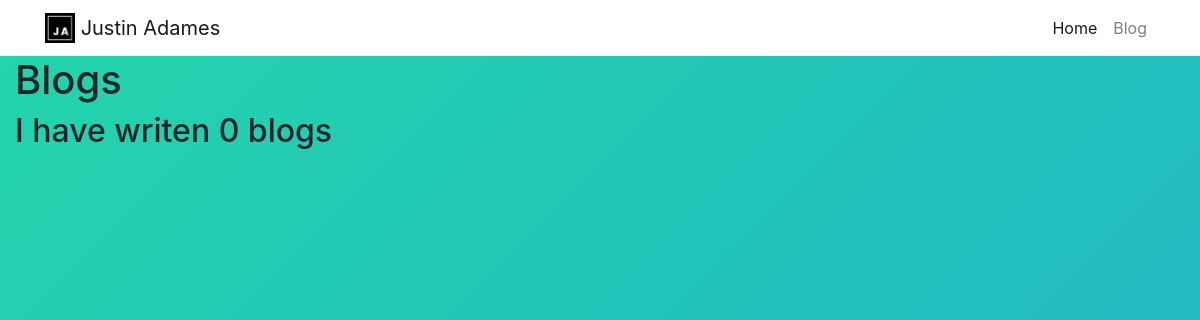
/blog/, run on an earlier commit of the app's database.
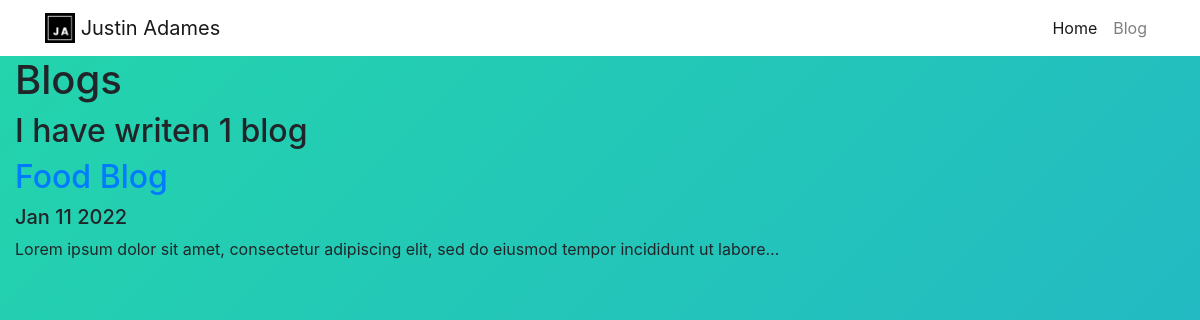
And on a later commit of the database.
### blog/models.py (models this page shows, shortened)
class Blog(models.Model):
    title = models.CharField(max_length=150)
    description = models.TextField()
    date = models.DateField()

### blog/views.py (the view)
# urls.py: path('', views.all_blogs, name='all_blogs'),
def all_blogs(request):
    blogs = Blog.objects.order_by('-date')
    return render(request, 'blog/all_blogs.html', {'blogs': blogs})

### blog/templates/blog/all_blogs.html
{% extends 'portfolio/base.html' %}
{% block content %}
<h1>Blogs</h1>
<h2> I have writen {{ blogs.count }} blog{{ blogs.count|pluralize }} </h2>
{% for blog in blogs %}
    <a href="{% url 'blog:detail' blog.id %}"><h2>{{ blog.title }}</h2></a>
    <h5>{{ blog.date|date:'M d Y' }}</h5>
    <p>{{ blog.description|striptags|truncatechars:100 }}</p>
{% endfor %}
{% endblock %}

### portfolio/templates/portfolio/base.html (shortened to what this page needs)
{% load static %}
<head>
  <link
    rel="stylesheet"
    href="https://stackpath.bootstrapcdn.com/bootstrap/4.4.1/css/bootstrap.min.css"
/>
  <link rel="stylesheet" href="{% static "base.css" %}">
</head>
<body>
  <nav id="topNav" class="navbar navbar-expand-md navbar-light">
    <div class="container">
      <a class="navbar-brand" href="{% url 'home' %}">
        <img
          src="{% static 'logo.png' %}"
          width="30"
          height="30"
          class="d-inline-block align-top"
          alt="Logo"/>
        <span>Justin Adames</span></a>
      <div class="collapse navbar-collapse text-center" id="navbarNav">
        <ul class="navbar-nav ml-auto">
          <li class="nav-item">
            <a
              class="nav-link active"
              aria-current="page"
              href="{% url 'home' %}"
              >Home</a>
          </li>
          <li class="nav-item">
            <a class="nav-link" href="{% url 'blog:all_blogs' %}">Blog</a>
          </li>
        </ul>
      </div>
    </div>
  </nav>
  {% block content %}{% endblock %}
</body>

### portfolio/static/base.css (style rules this page uses)
body { margin: 15px; }
body { background: linear-gradient(-45deg, #ee7752, #e73c7e, #23a6d5, #23d5ab); background-size: 400% 400%; animation: gradient 15s ease infinite; }
nav { background-color: white; margin-top: -15px; margin-right: -15px; margin-left: -15px; margin-bottom: 0px; }

What changed in the data, as far as the page shows it:
added Blog: title "Food Blog", date "Jan 11 2022", description "Lorem ipsum dolor sit amet, consectetur adipiscing elit, sed do eiusmod tempor incididunt ut labore…"
Also different on the page:
{{ blogs.count }}: "0" → "1"
